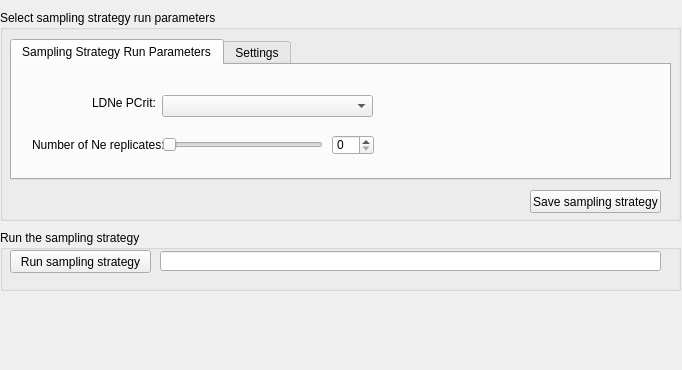
      <widget class="QWidget" name="page_9">
       <property name="geometry">
        <rect>
         <x>0</x>
         <y>0</y>
         <width>682</width>
         <height>370</height>
        </rect>
       </property>
       <attribute name="label">
        <string>Step 6 - Run / re-run sampling strategy</string>
       </attribute>
       <widget class="QGroupBox" name="groupBox_31">
        <property name="geometry">
         <rect>
          <x>0</x>
          <y>10</y>
          <width>681</width>
          <height>211</height>
         </rect>
        </property>
        <property name="title">
         <string>Select sampling strategy run parameters</string>
        </property>
        <widget class="QPushButton" name="pushButton_10">
         <property name="geometry">
          <rect>
           <x>530</x>
           <y>180</y>
           <width>131</width>
           <height>23</height>
          </rect>
         </property>
         <property name="text">
          <string>Save sampling strategy</string>
         </property>
        </widget>
        <widget class="QTabWidget" name="tabWidget_5">
         <property name="geometry">
          <rect>
           <x>10</x>
           <y>29</y>
           <width>661</width>
           <height>141</height>
          </rect>
         </property>
         <property name="currentIndex">
          <number>0</number>
         </property>
         <widget class="QWidget" name="tab_10">
          <attribute name="title">
           <string>Sampling Strategy Run Parameters</string>
          </attribute>
          <widget class="QSpinBox" name="spinBox_46">
           <property name="geometry">
            <rect>
             <x>320</x>
             <y>70</y>
             <width>42</width>
             <height>20</height>
            </rect>
           </property>
          </widget>
          <widget class="QLabel" name="label_28">
           <property name="geometry">
            <rect>
             <x>80</x>
             <y>30</y>
             <width>71</width>
             <height>16</height>
            </rect>
           </property>
           <property name="text">
            <string>LDNe PCrit:</string>
           </property>
          </widget>
          <widget class="QComboBox" name="comboBox_13">
           <property name="geometry">
            <rect>
             <x>150</x>
             <y>30</y>
             <width>211</width>
             <height>22</height>
            </rect>
           </property>
          </widget>
          <widget class="QLabel" name="label_67">
           <property name="geometry">
            <rect>
             <x>20</x>
             <y>70</y>
             <width>156</width>
             <height>19</height>
            </rect>
           </property>
           <property name="text">
            <string>Number of Ne replicates:</string>
           </property>
          </widget>
          <widget class="QSlider" name="horizontalSlider_54">
           <property name="geometry">
            <rect>
             <x>150</x>
             <y>70</y>
             <width>161</width>
             <height>19</height>
            </rect>
           </property>
           <property name="orientation">
            <enum>Qt::Horizontal</enum>
           </property>
          </widget>
         </widget>
         <widget class="QWidget" name="tab_11">
          <attribute name="title">
           <string>Settings</string>
          </attribute>
         </widget>
        </widget>
       </widget>
       <widget class="QGroupBox" name="groupBox_9">
        <property name="geometry">
         <rect>
          <x>0</x>
          <y>230</y>
          <width>681</width>
          <height>61</height>
         </rect>
        </property>
        <property name="title">
         <string>Run the sampling strategy</string>
        </property>
        <widget class="QPushButton" name="pushButton_12">
         <property name="geometry">
          <rect>
           <x>10</x>
           <y>20</y>
           <width>141</width>
           <height>23</height>
          </rect>
         </property>
         <property name="text">
          <string>Run sampling strategy</string>
         </property>
        </widget>
        <widget class="QLineEdit" name="lineEdit_15">
         <property name="geometry">
          <rect>
           <x>160</x>
           <y>21</y>
           <width>501</width>
           <height>20</height>
          </rect>
         </property>
        </widget>
       </widget>
      </widget>
